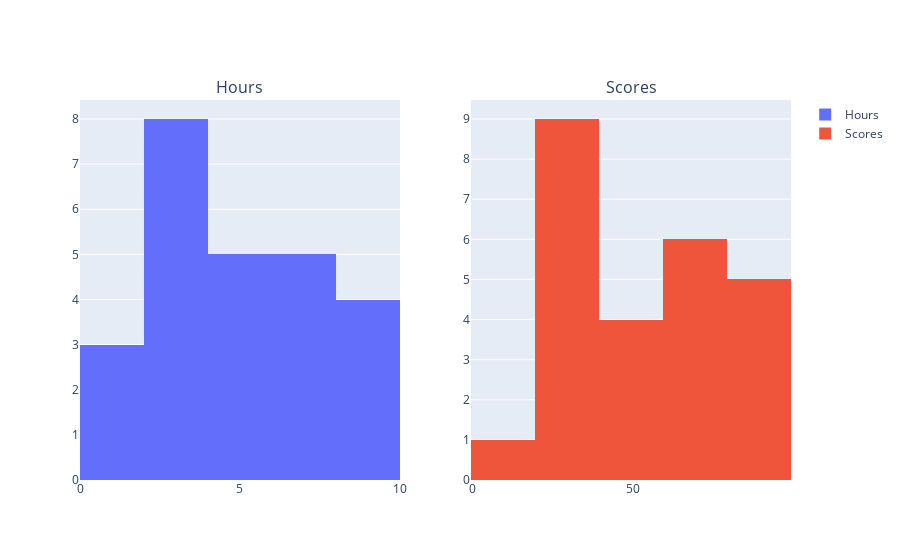

The notebook cell saved with this chart:
### Markdown cell above
Let's plot our data points on a graph to visualize our dataset and try and find a relationship between the data.

### Code cell
trace1=go.Histogram(x=df.Hours,
                    name='Hours')
trace2= go.Histogram(x=df.Scores,
                     name='Scores')

fig=subplots.make_subplots(rows=1,
                           cols=2,
                           subplot_titles=('Hours', 'Scores'))

fig.append_trace(trace1,1,1)
fig.append_trace(trace2,1,2)

fig.show()

### Figure 1 — Plotly figure (JSON) as saved in the notebook; plotly's stock layout.template omitted (floating-point values rounded to 4 significant figures)
{"data": [{"name": "Hours", "type": "histogram", "x": [2.5, 5.1, 3.2, 8.5, 3.5, 1.5, 9.2, 5.5, 8.3, 2.7, 7.7, 5.9, 4.5, 3.3, 1.1, 8.9, 2.5, 1.9, 6.1, 7.4, 2.7, 4.8, 3.8, 6.9, 7.8], "xaxis": "x", "yaxis": "y"}, {"name": "Scores", "type": "histogram", "x": [21, 47, 27, 75, 30, 20, 88, 60, 81, 25, 85, 62, 41, 42, 17, 95, 30, 24, 67, 69, 30, 54, 35, 76, 86], "xaxis": "x2", "yaxis": "y2"}], "layout": {"annotations": [{"font": {"size": 16}, "showarrow": false, "text": "Hours", "x": 0.225, "xanchor": "center", "xref": "paper", "y": 1, "yanchor": "bottom", "yref": "paper"}, {"font": {"size": 16}, "showarrow": false, "text": "Scores", "x": 0.775, "xanchor": "center", "xref": "paper", "y": 1, "yanchor": "bottom", "yref": "paper"}], "xaxis": {"anchor": "y", "domain": [0, 0.45]}, "xaxis2": {"anchor": "y2", "domain": [0.55, 1]}, "yaxis": {"anchor": "x", "domain": [0, 1]}, "yaxis2": {"anchor": "x2", "domain": [0, 1]}}}
